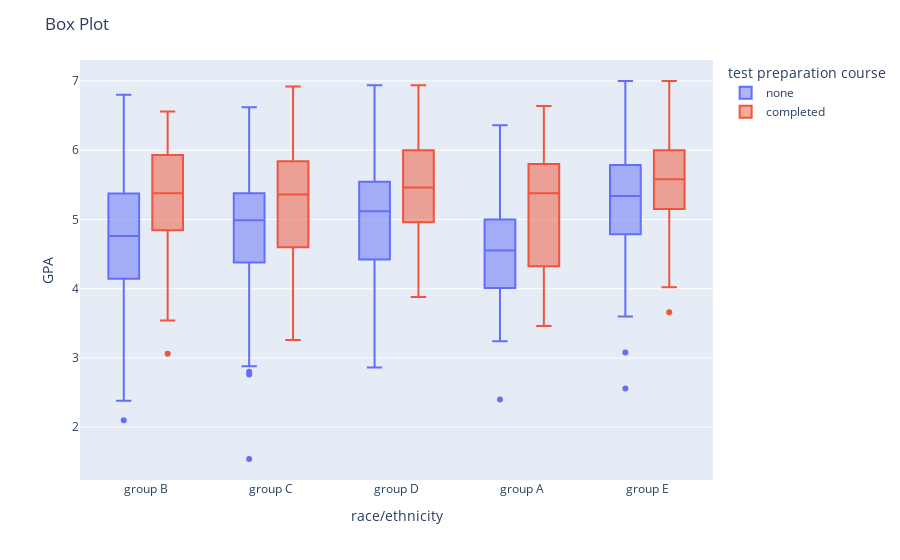

The code cell stored with this chart in its notebook:
### Markdown cell above
Este boxplot muestra la distribución del GPA según si el estudiante realizó un curso de preparación del test, segmentado por nivel educacional de los padres. Es posible apreciar que el promedio de GPA aumenta para todos los niveles de educación si se realiza el curso de preparación, viéndose el aumento de manera más significativa para aquellos alumnos cuyos padres están en los niveles de school y college.

### Code cell
# crear boxplot de test preparation course y GDA, categorizando por race/ethnicity

fig = px.box(df_grades, x='race/ethnicity', y='GPA', color='test preparation course')
fig.update_layout(title='Box Plot')
fig.show()

### Figure 1 — Plotly figure (JSON) as saved in the notebook; plotly's stock layout.template omitted (floating-point values rounded to 4 significant figures; data arrays with more than 128 entries replaced by an {"elided": "..."} marker saying what was removed)
{"data": [{"alignmentgroup": "True", "hovertemplate": "test preparation course=none<br>race/ethnicity=%{x}<br>GPA=%{y}<extra></extra>", "legendgroup": "none", "marker": {"color": "#636efa"}, "name": "none", "notched": false, "offsetgroup": "none", "orientation": "v", "showlegend": true, "type": "box", "x": {"elided": "563 str values"}, "x0": " ", "xaxis": "x", "y": {"elided": "563 float values"}, "y0": " ", "yaxis": "y"}, {"alignmentgroup": "True", "hovertemplate": "test preparation course=completed<br>race/ethnicity=%{x}<br>GPA=%{y}<extra></extra>", "legendgroup": "completed", "marker": {"color": "#EF553B"}, "name": "completed", "notched": false, "offsetgroup": "completed", "orientation": "v", "showlegend": true, "type": "box", "x": {"elided": "312 str values"}, "x0": " ", "xaxis": "x", "y": {"elided": "312 float values"}, "y0": " ", "yaxis": "y"}], "layout": {"boxmode": "group", "legend": {"title": {"text": "test preparation course"}, "tracegroupgap": 0}, "margin": {"t": 60}, "title": {"text": "Box Plot"}, "xaxis": {"anchor": "y", "domain": [0, 1], "title": {"text": "race/ethnicity"}}, "yaxis": {"anchor": "x", "domain": [0, 1], "title": {"text": "GPA"}}}}
